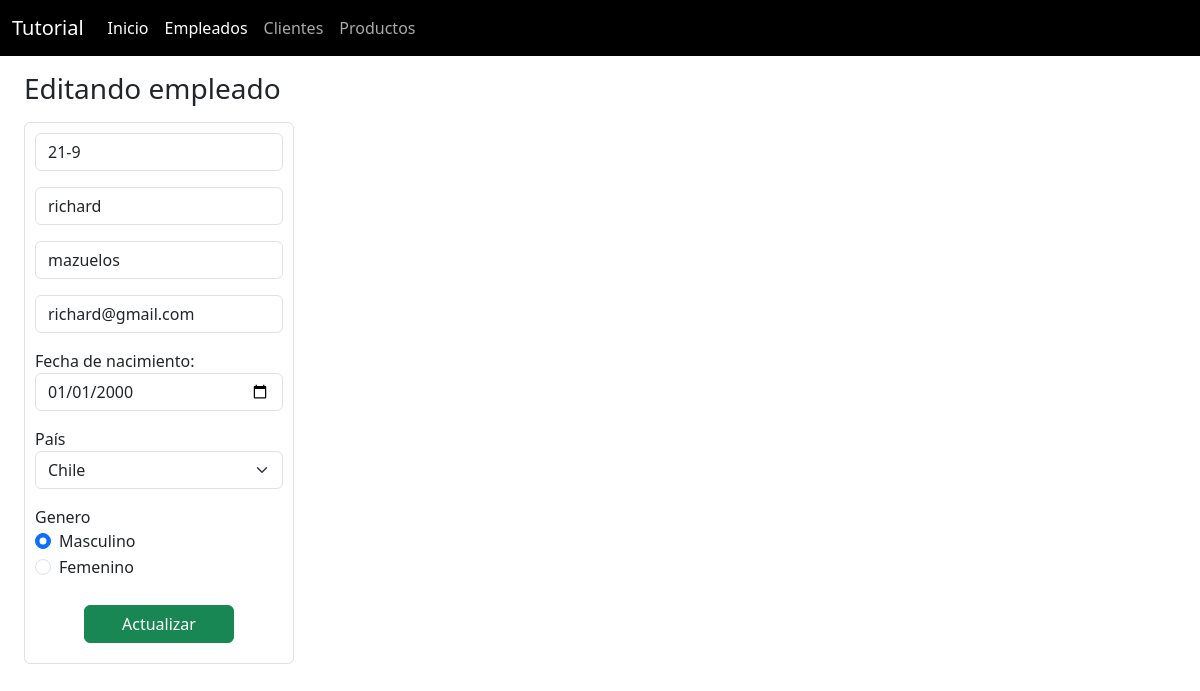
Page /empleados/editar_empleado/21-9 on the committed database.
### empleados/models.py (models this page shows, shortened)
class Empleado(models.Model):
    rut = models.CharField(max_length=12, primary_key=True)
    nombre = models.CharField(max_length=255)
    apellido = models.CharField(max_length=255, blank=True)
    correo = models.CharField(max_length=255, unique=True)
    fechaNacimiento = models.DateField(default="01/01/2000", verbose_name="Fecha de Nacimiento")
    pais = models.CharField(max_length=20, choices=_PAISES, default=_PAISES["CL"])
    genero = models.CharField(max_length=1, choices=_GENERO)
    creadoEn = models.DateTimeField(auto_now_add=True)
    actualizadoEn = models.DateTimeField(auto_now=True)

### empleados/views.py (the view)
# urls.py: path('editar_empleado/<rut>', views.editarEmpleado),
def editarEmpleado(request, rut):
    empleado = Empleado.objects.get(rut=rut)
    return render(request, "editar_empleado.html",context={"empleado": empleado,})

### empleados/templates/editar_empleado.html (shortened to what this page needs)
{% extends 'base.html' %}
{% block content %}
<div class="container-fluid mt-3 justify-content-center">
  <div class="row">
    <h3 class="mb-3">Editando empleado</h3>
    <div class="col-sm-12 col-md-12 col-lg-3 col-xl-3">
      <form
        class="form-control"
        action="actualizar_empleado/"
        method="POST"
        style="padding: 10px"|
      >
        <div class="mb-3">
          <input
            type="text"
            class="form-control"
            id="txtRut"
            name="txtRut"
            required
            maxlength="12"
            placeholder="Rut"
            value="{{empleado.rut}}"
          />
        </div>
        <div class="mb-3">
          <input
            type="text"
            class="form-control"
            id="txtNombre"
            name="txtNombre"
            required
            placeholder="Nombre"
            value="{{empleado.nombre}}"
          />
        </div>
        <div class="mb-3">
          <input
            type="text"
            class="form-control"
            id="txtApellido"
            name="txtApellido"
            placeholder="Apellido"
            value="{{empleado.apellido}}"
          />
        </div>
        <div class="mb-3">
          <input
            type="email"
            class="form-control"
            id="txtCorreo"
            name="txtCorreo"
            required
            placeholder="correo@gmail.com"
            value="{{empleado.correo}}"
          />
        </div>
        <div class="mb-3">
          <label for="fecha">Fecha de nacimiento: </label>
          <input
            type="date"
            class="form-control"
            id="Fecha"
            name="Fecha"
            required
            value={{empleado.fechaNacimiento|date:"Y-m-d"}}
          />
        </div>
        <div class="mb-3">
          <label for="pais">País</label><br />
          <select class="form-select" name="Pais" id="Pais">
            <option value="Chile"{% if empleado.pais == "Chile" %} selected {% endif %}>Chile</option>
          </select>
        </div>
        <div class="form-group mb-3">
          <label class="form-check-label">Genero</label>
          <div class="form-check">
            <input
              class="form-check-input"
              type="radio"
              name="Genero"
              value="M"
              id="Masculino"
              {% if empleado.genero == "M" %}
                checked
              {% endif %}
            />
            <label class="form-check-label">Masculino</label>
          </div>
          <div class="form-check">
            <input
              class="form-check-input"
              type="radio"
              name="Genero"
              value="F"
              id="Femenino"
            />
            <label class="form-check-label">Femenino</label>
          </div>
        </div>
        <div class="d-flex justify-content-center">
          <button
            type="submit"
            class="btn btn-success text-center"
            style="margin: 10px; width: 150px; justify-content: center"
          >
            Actualizar
          </button>
        </div>
      </form>
    </div>
  </div>
</div>
{% endblock %}

### rows in the picture
Empleado: txtRut "21-9", txtNombre "richard", txtApellido "mazuelos", txtCorreo "richard@gmail.com", Fecha "01/01/2000", Pais "Chile", genero "☑"
